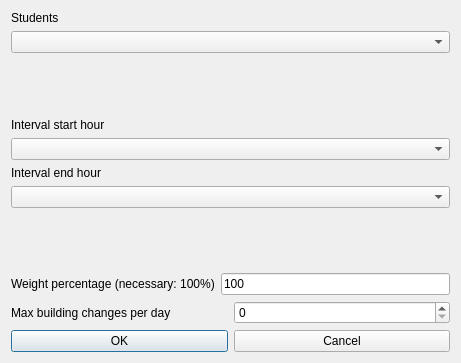
<?xml version="1.0" encoding="UTF-8"?>
<ui version="4.0">
 <class>ModifyConstraintStudentsSetMaxBuildingChangesPerDayInIntervalForm_template</class>
 <widget class="QDialog" name="ModifyConstraintStudentsSetMaxBuildingChangesPerDayInIntervalForm_template">
  <property name="geometry">
   <rect>
    <x>0</x>
    <y>0</y>
    <width>461</width>
    <height>363</height>
   </rect>
  </property>
  <property name="windowTitle">
   <string extracomment="This is the title of the dialog to modify a constraint of this type">Modify students set max building changes per day in interval</string>
  </property>
  <layout class="QGridLayout" name="gridLayout">
   <item row="0" column="0">
    <layout class="QVBoxLayout">
     <item>
      <widget class="QLabel" name="studentsTextLabel">
       <property name="frameShape">
        <enum>QFrame::NoFrame</enum>
       </property>
       <property name="frameShadow">
        <enum>QFrame::Plain</enum>
       </property>
       <property name="text">
        <string>Students</string>
       </property>
       <property name="wordWrap">
        <bool>false</bool>
       </property>
      </widget>
     </item>
     <item>
      <widget class="QComboBox" name="studentsComboBox">
       <property name="editable">
        <bool>false</bool>
       </property>
       <property name="insertPolicy">
        <enum>QComboBox::NoInsert</enum>
       </property>
       <property name="duplicatesEnabled">
        <bool>false</bool>
       </property>
      </widget>
     </item>
    </layout>
   </item>
   <item row="1" column="0">
    <spacer name="spacer2">
     <property name="orientation">
      <enum>Qt::Vertical</enum>
     </property>
     <property name="sizeType">
      <enum>QSizePolicy::Expanding</enum>
     </property>
     <property name="sizeHint" stdset="0">
      <size>
       <width>20</width>
       <height>41</height>
      </size>
     </property>
    </spacer>
   </item>
   <item row="2" column="0">
    <layout class="QVBoxLayout" name="verticalLayout">
     <item>
      <widget class="QLabel" name="startTextLabel">
       <property name="frameShape">
        <enum>QFrame::NoFrame</enum>
       </property>
       <property name="frameShadow">
        <enum>QFrame::Plain</enum>
       </property>
       <property name="text">
        <string>Interval start hour</string>
       </property>
       <property name="wordWrap">
        <bool>false</bool>
       </property>
      </widget>
     </item>
     <item>
      <widget class="QComboBox" name="startHourComboBox">
       <property name="editable">
        <bool>false</bool>
       </property>
       <property name="insertPolicy">
        <enum>QComboBox::NoInsert</enum>
       </property>
       <property name="duplicatesEnabled">
        <bool>false</bool>
       </property>
      </widget>
     </item>
    </layout>
   </item>
   <item row="3" column="0">
    <layout class="QVBoxLayout" name="verticalLayout_2">
     <item>
      <widget class="QLabel" name="endTextLabel">
       <property name="frameShape">
        <enum>QFrame::NoFrame</enum>
       </property>
       <property name="frameShadow">
        <enum>QFrame::Plain</enum>
       </property>
       <property name="text">
        <string>Interval end hour</string>
       </property>
       <property name="wordWrap">
        <bool>false</bool>
       </property>
      </widget>
     </item>
     <item>
      <widget class="QComboBox" name="endHourComboBox">
       <property name="editable">
        <bool>false</bool>
       </property>
       <property name="insertPolicy">
        <enum>QComboBox::NoInsert</enum>
       </property>
       <property name="duplicatesEnabled">
        <bool>false</bool>
       </property>
      </widget>
     </item>
    </layout>
   </item>
   <item row="4" column="0">
    <spacer name="verticalSpacer">
     <property name="orientation">
      <enum>Qt::Vertical</enum>
     </property>
     <property name="sizeHint" stdset="0">
      <size>
       <width>278</width>
       <height>6</height>
      </size>
     </property>
    </spacer>
   </item>
   <item row="5" column="0">
    <layout class="QHBoxLayout">
     <item>
      <widget class="QLabel" name="weightTextLabel">
       <property name="frameShape">
        <enum>QFrame::NoFrame</enum>
       </property>
       <property name="frameShadow">
        <enum>QFrame::Plain</enum>
       </property>
       <property name="text">
        <string>Weight percentage (necessary: 100%)</string>
       </property>
       <property name="wordWrap">
        <bool>false</bool>
       </property>
      </widget>
     </item>
     <item>
      <widget class="QLineEdit" name="weightLineEdit">
       <property name="text">
        <string notr="true">100</string>
       </property>
      </widget>
     </item>
    </layout>
   </item>
   <item row="6" column="0">
    <layout class="QHBoxLayout">
     <item>
      <widget class="QLabel" name="textLabel">
       <property name="text">
        <string>Max building changes per day</string>
       </property>
       <property name="wordWrap">
        <bool>false</bool>
       </property>
      </widget>
     </item>
     <item>
      <widget class="QSpinBox" name="maxChangesSpinBox"/>
     </item>
    </layout>
   </item>
   <item row="7" column="0">
    <layout class="QHBoxLayout">
     <item>
      <widget class="QPushButton" name="okPushButton">
       <property name="text">
        <string>OK</string>
       </property>
      </widget>
     </item>
     <item>
      <widget class="QPushButton" name="cancelPushButton">
       <property name="text">
        <string>Cancel</string>
       </property>
      </widget>
     </item>
    </layout>
   </item>
  </layout>
 </widget>
 <layoutdefault spacing="6" margin="11"/>
 <resources/>
 <connections/>
</ui>
